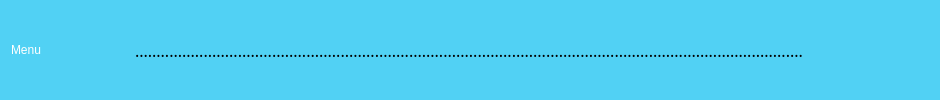
        <widget class="QWidget" name="Header" native="true">
         <property name="styleSheet">
          <string notr="true">QWidget {
	background-color: rgb(81, 209, 244);
}

QPushButton {
	color:rgb(255, 255, 255);
	text-align:center;
	font: 75 9pt &quot;Vinhan&quot;;
}
</string>
         </property>
         <layout class="QHBoxLayout" name="horizontalLayout_2">
          <item>
           <widget class="QPushButton" name="pushButtonMenu">
            <property name="styleSheet">
             <string notr="true">border:none;</string>
            </property>
            <property name="text">
             <string>Menu</string>
            </property>
            <property name="icon">
             <iconset>
              <normaloff>images/MainWindow/menu.png</normaloff>
              <normalon>images/MainWindow/menu.png</normalon>images/MainWindow/menu.png</iconset>
            </property>
            <property name="iconSize">
             <size>
              <width>20</width>
              <height>20</height>
             </size>
            </property>
            <property name="checkable">
             <bool>true</bool>
            </property>
            <property name="autoExclusive">
             <bool>true</bool>
            </property>
           </widget>
          </item>
          <item>
           <spacer name="horizontalSpacer">
            <property name="orientation">
             <enum>Qt::Horizontal</enum>
            </property>
            <property name="sizeHint" stdset="0">
             <size>
              <width>88</width>
              <height>15</height>
             </size>
            </property>
           </spacer>
          </item>
          <item>
           <layout class="QHBoxLayout" name="horizontalLayout">
            <item>
             <widget class="QLabel" name="label_12">
              <property name="font">
               <font>
                <family>Vinhan</family>
                <pointsize>12</pointsize>
               </font>
              </property>
              <property name="text">
               <string>............................................................................................................................................................</string>
              </property>
             </widget>
            </item>
           </layout>
          </item>
          <item>
           <spacer name="horizontalSpacer_2">
            <property name="orientation">
             <enum>Qt::Horizontal</enum>
            </property>
            <property name="sizeHint" stdset="0">
             <size>
              <width>88</width>
              <height>20</height>
             </size>
            </property>
           </spacer>
          </item>
          <item>
           <widget class="QPushButton" name="pushButtonAccount">
            <property name="styleSheet">
             <string notr="true">border:none;</string>
            </property>
            <property name="text">
             <string/>
            </property>
            <property name="icon">
             <iconset>
              <normaloff>images/MainWindow/user (1).png</normaloff>
              <normalon>images/MainWindow/user (1).png</normalon>images/MainWindow/user (1).png</iconset>
            </property>
            <property name="iconSize">
             <size>
              <width>15</width>
              <height>15</height>
             </size>
            </property>
           </widget>
          </item>
         </layout>
        </widget>
